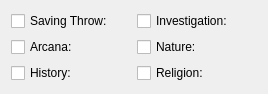
  <widget class="QWidget" name="layoutWidget6">
   <property name="geometry">
    <rect>
     <x>670</x>
     <y>190</y>
     <width>249</width>
     <height>76</height>
    </rect>
   </property>
   <layout class="QGridLayout" name="gridLayout_15">
    <item row="0" column="0">
     <widget class="QCheckBox" name="chkIntSave">
      <property name="minimumSize">
       <size>
        <width>120</width>
        <height>0</height>
       </size>
      </property>
      <property name="maximumSize">
       <size>
        <width>120</width>
        <height>16777215</height>
       </size>
      </property>
      <property name="text">
       <string>Saving Throw:</string>
      </property>
     </widget>
    </item>
    <item row="0" column="1">
     <widget class="QCheckBox" name="chkInvestigation">
      <property name="minimumSize">
       <size>
        <width>120</width>
        <height>0</height>
       </size>
      </property>
      <property name="maximumSize">
       <size>
        <width>120</width>
        <height>16777215</height>
       </size>
      </property>
      <property name="text">
       <string>Investigation:</string>
      </property>
     </widget>
    </item>
    <item row="1" column="0">
     <widget class="QCheckBox" name="chkArcana">
      <property name="minimumSize">
       <size>
        <width>120</width>
        <height>0</height>
       </size>
      </property>
      <property name="maximumSize">
       <size>
        <width>120</width>
        <height>16777215</height>
       </size>
      </property>
      <property name="text">
       <string>Arcana:</string>
      </property>
     </widget>
    </item>
    <item row="1" column="1">
     <widget class="QCheckBox" name="chkNature">
      <property name="minimumSize">
       <size>
        <width>120</width>
        <height>0</height>
       </size>
      </property>
      <property name="maximumSize">
       <size>
        <width>120</width>
        <height>16777215</height>
       </size>
      </property>
      <property name="text">
       <string>Nature:</string>
      </property>
     </widget>
    </item>
    <item row="2" column="0">
     <widget class="QCheckBox" name="chkHistory">
      <property name="minimumSize">
       <size>
        <width>120</width>
        <height>0</height>
       </size>
      </property>
      <property name="maximumSize">
       <size>
        <width>120</width>
        <height>16777215</height>
       </size>
      </property>
      <property name="text">
       <string>History:</string>
      </property>
     </widget>
    </item>
    <item row="2" column="1">
     <widget class="QCheckBox" name="chkReligion">
      <property name="minimumSize">
       <size>
        <width>120</width>
        <height>0</height>
       </size>
      </property>
      <property name="maximumSize">
       <size>
        <width>120</width>
        <height>16777215</height>
       </size>
      </property>
      <property name="text">
       <string>Religion:</string>
      </property>
     </widget>
    </item>
   </layout>
  </widget>
